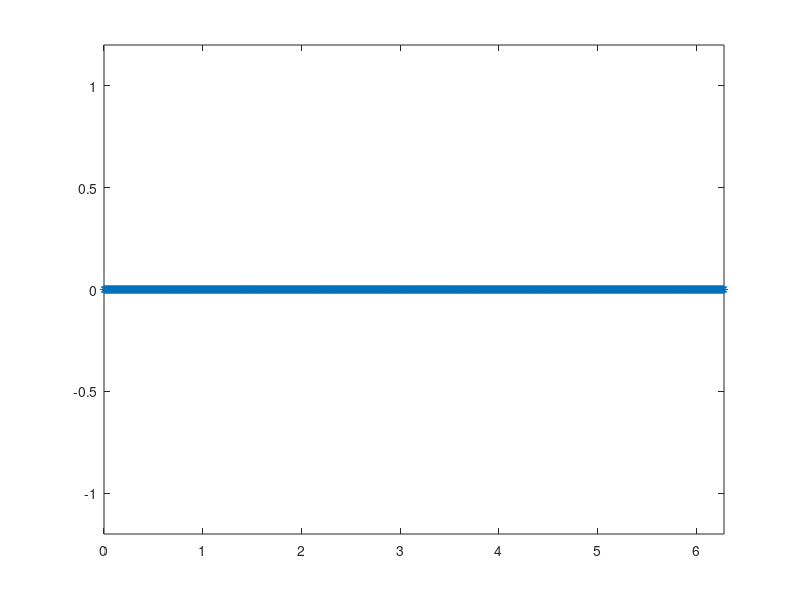

Source code (MATLAB):
function cuerda
x = linspace(0,2*pi,1000); n = 50;
for j=1:n
    t=(2*pi/(n-1))*(j-1);
    y=sin(t)*sin(x);
    plot(x,y,'*'), axis([0 2*pi -1.2 1.2])
    F(j)=getframe; %getframe guarda
end
movie(F,2) % 2 veces